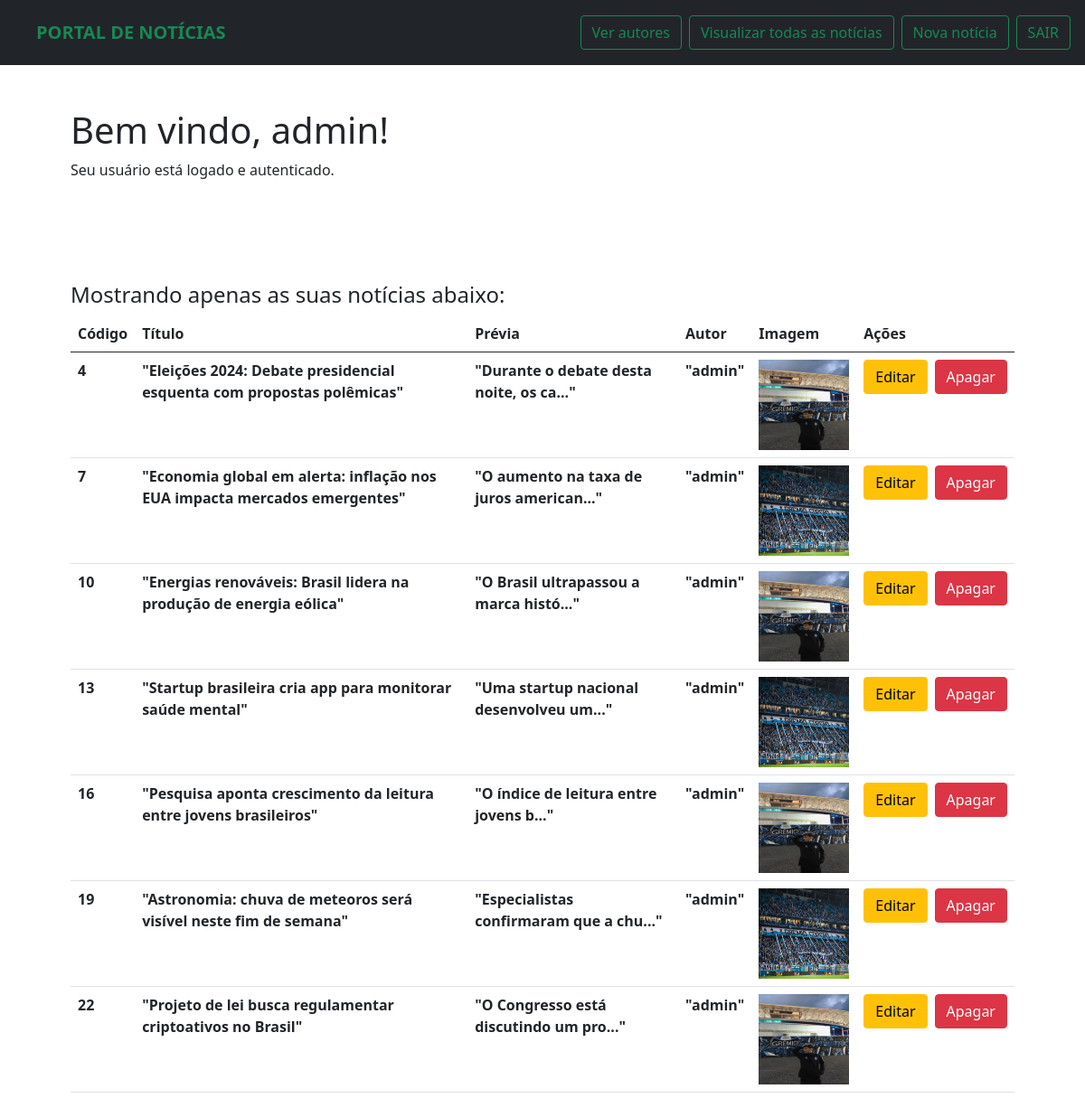
/public/gerenciador.php (signed in), run on the app's committed database.
### tables this page shows
CREATE TABLE `tbl_usuarios` (
  `id` int(11) NOT NULL,
  `nome` varchar(255) NOT NULL,
  `email` varchar(255) NOT NULL,
  `senha` varchar(800) NOT NULL,
  `fone` varchar(20) NOT NULL,
  `genero` varchar(10) NOT NULL
);

CREATE TABLE `tbl_noticias` (
  `id` int(11) NOT NULL,
  `id_autor` int(11) NOT NULL,
  `titulo` varchar(255) NOT NULL,
  `corpo_noticia` longtext NOT NULL,
  `data_hora` datetime NOT NULL,
  `caminho_foto` varchar(300) NOT NULL
);

### src/classes/Database.php (called while the page is built, shortened)
<?php
class Database
{
    private $host = "localhost";
    private $db_name = "portaldenoticias";
    private $username = "root";
    private $password = "";
    public function getConnection()
    {
        $this->conn = null;
        try {
            $this->conn = new PDO("mysql:host=" . $this->host . "; dbname=" . $this->db_name, $this->username,$this->password);
        } catch (PDOException $exception) {
            echo "Erro de conexão: " . $exception->getMessage();
        }
        return $this->conn;
    }
}

### src/classes/User.php (called while the page is built, shortened)
<?php
class User
{
    private $conn;
    private $table_name = "tbl_usuarios";
    public function __construct($db)
    {
        $this->conn = $db;
    }
    public function selectIDUser($id)
    {
        $query = "SELECT * FROM " . $this->table_name . " WHERE id = ?";
        $stmt = $this->conn->prepare($query);
        $stmt->execute([$id]);
        return $stmt->fetch(PDO::FETCH_ASSOC);
    }
}

### src/classes/Noticia.php (called while the page is built, shortened)
<?php
class Noticia
{
    private $conn;
    private $table_name = "tbl_noticias";
    public function __construct($db)
    {
        $this->conn = $db;
    }
    public function selectNoticiaPorAutor($id_autor)
    {
        $query = "SELECT n.*, n.id AS id_noticia, u.* FROM $this->table_name AS n
                    JOIN tbl_usuarios AS u
                        ON u.id = n.id_autor
                    WHERE id_autor = ?";
        $stmt = $this->conn->prepare($query);
        $stmt->execute([$id_autor]);
        return $stmt->fetchAll(PDO::FETCH_ASSOC);
    }
}

### public/gerenciador.php (the view, shortened to what this page needs)
<?php
if (isset($_SESSION['user_id'])) {
	include_once "../src/classes/Database.php";
	include_once "../src/classes/User.php";
	include_once "../src/classes/Noticia.php";
	$db = new Database();
	$user = new User($db->getConnection());
	$noticia = new Noticia($db->getConnection());
	$usuarioLogado = $user->selectIDUser($_SESSION['user_id']);
	$bemvindoa = ($usuarioLogado['genero'] == 'M') ? "Bem vindo" : "Bem vinda";
} else {
	header('Location: /portaldenoticias/public/');
}
?>
<!DOCTYPE html>
<html lang="pt-br">
<head>
</head>
<body>
	<?php include "../src/inc/header.php"; ?>
	<main class="container p-5">
		<h1><?= $bemvindoa . ", " . $usuarioLogado['nome']; ?>!</h1>
		<p>Seu usuário está logado e autenticado.</p>
		<br><br><br><br>
		<h4>Mostrando apenas as suas notícias abaixo:</h4>
		<table class="table">
			<thead class="thead-dark">
				<tr>
					<th scope="col">Código</th>
					<th scope="col">Título</th>
					<th scope="col">Prévia</th>
					<th scope="col">Autor</th>
					<th scope="col">Imagem</th>
					<th scope="col">Ações</th>
				</tr>
			</thead>
			<tbody>
				<?php
				$arrayNoticias = $noticia->selectNoticiaPorAutor($_SESSION['user_id']);
				if (count($arrayNoticias) > 0) {
					foreach ($arrayNoticias as $dadosNoticia) {
						$corpoLimitado = strlen($dadosNoticia['corpo_noticia']) > 35
							? substr($dadosNoticia['corpo_noticia'], 0, 35) . "..."
							: $dadosNoticia['corpo_noticia'];
						?>
						<tr>
							<th scope="col"><?= $dadosNoticia['id_noticia'] ?></th>
							<th scope="col">"<?= $dadosNoticia['titulo'] ?>"</th>
							<th scope="col">"<?= $corpoLimitado ?>"</th>
							<th scope="col">"<?= $dadosNoticia['nome'] ?>"</th>
							<th scope="col">
								<img height="100px" width="100px" src="<?= $dadosNoticia['caminho_foto'] ?>" alt="Imagem da noticia">
							</th>
							<th scope="col">
								<div class="d-flex gap-2">
									<button class="btn btn-warning" onclick="window.location.href='editarNoticia.php?id_noticia=<?= $dadosNoticia['id_noticia'] ?>'">Editar</button>
									<form method="POST" action="/portaldenoticias/src/php/procNoticia.php?acao=d&id_noticia=<?= $dadosNoticia['id_noticia'] ?>">
										<button type="submit" class="btn btn-danger">Apagar</button>
									</form>
								</div>
							</th>
						</tr>
						<?php
					}
				}
				?>
			</tbody>
		</table>
	</main>
</body>
</html>

### data on the page
tbl_usuarios: genero "Bem vindo", nome "admin"
tbl_noticias: id "4", titulo "Eleições 2024: Debate presidencial esquenta com propostas polêmicas", corpo_noticia "Durante o debate desta noite, os ca...", tbl_usuarios.nome "admin", caminho_foto (picture)
tbl_noticias: id "7", titulo "Economia global em alerta: inflação nos EUA impacta mercados emergentes", corpo_noticia "O aumento na taxa de juros american...", tbl_usuarios.nome "admin", caminho_foto (picture)
tbl_noticias: id "10", titulo "Energias renováveis: Brasil lidera na produção de energia eólica", corpo_noticia "O Brasil ultrapassou a marca histó...", tbl_usuarios.nome "admin", caminho_foto (picture)
tbl_noticias: id "13", titulo "Startup brasileira cria app para monitorar saúde mental", corpo_noticia "Uma startup nacional desenvolveu um...", tbl_usuarios.nome "admin", caminho_foto (picture)
tbl_noticias: id "16", titulo "Pesquisa aponta crescimento da leitura entre jovens brasileiros", corpo_noticia "O índice de leitura entre jovens b...", tbl_usuarios.nome "admin", caminho_foto (picture)
tbl_noticias: id "19", titulo "Astronomia: chuva de meteoros será visível neste fim de semana", corpo_noticia "Especialistas confirmaram que a chu...", tbl_usuarios.nome "admin", caminho_foto (picture)
tbl_noticias: id "22", titulo "Projeto de lei busca regulamentar criptoativos no Brasil", corpo_noticia "O Congresso está discutindo um pro...", tbl_usuarios.nome "admin", caminho_foto (picture)
